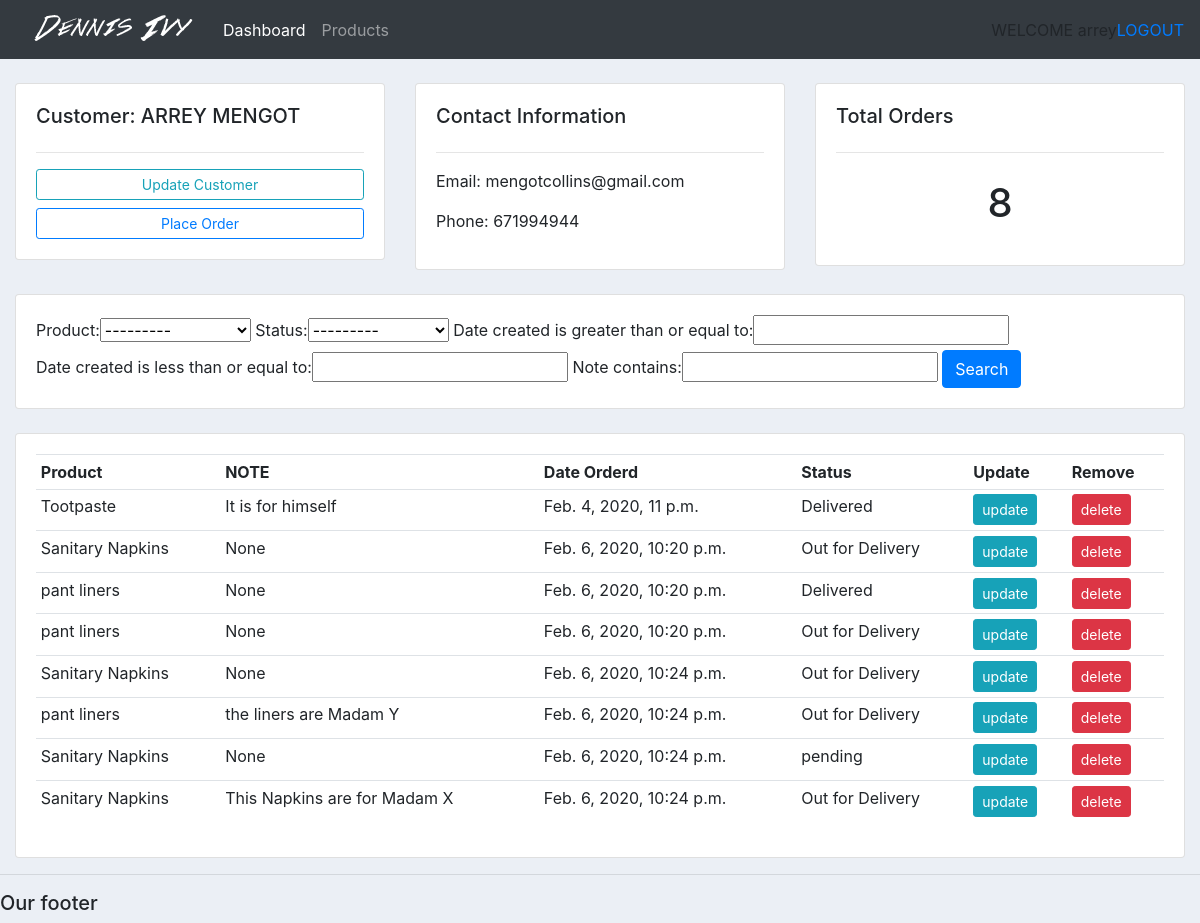
The page /customer/2/ (signed in) on the database its author committed.
### accounts/models.py (models this page shows, shortened)
class Customer(models.Model):
	name = models.CharField(max_length=200, null=True)
	phone= models.CharField(max_length=200, null=True)
	email = models.CharField(max_length=200, null=True)
	date_created= models.DateTimeField(auto_now_add=True)

class Order(models.Model):
	STATUS = (
		('pending', 'pending'),
		('Out for Delivery', 'Out for Delivery'),
		('Delivered', 'Delivered'),
		)
	customer = models.ForeignKey(Customer, null=True, on_delete=models.SET_NULL)
	product = models.ForeignKey(Product, null=True, on_delete=models.SET_NULL)
	date_created = models.DateTimeField(auto_now_add=True)
	status = models.CharField(max_length=200, choices=STATUS)
	note = models.CharField(max_length=1000, null=True)

class Product(models.Model):
	CATEGORY = (
		('Indoor', 'Indoor'),
		('Out Door', 'Out Door'),
		)
	name=models.CharField(max_length=200, null=True)
	price = models.FloatField(null=True)
	description = models.CharField(max_length=200, null=True)
	category = models.CharField(max_length=200, choices=CATEGORY)
	tag = models.ManyToManyField(Tag)
	def __str__(self):
		return self.name

### accounts/views.py (the view)
# urls.py: path('customer/<int:pk>/', views.customer, name='customer'),
@login_required(login_url='login')
def customer(request, pk):
	customer = Customer.objects.get(id=pk)
	orders = customer.order_set.all()
	total_orders = orders.count()
	myFilter = OrderFilter(request.GET, queryset=orders)
	orders=myFilter.qs
	cntx = {'customer':customer, 'orders':orders, 'total_orders':total_orders, 'myfilter':myFilter}
	return render(request, 'accounts/customer.html', cntx)

### accounts/templates/accounts/customer.html
{%  extends 'accounts/main.html' %}
{% block content %}
	<br>
<div class="row">
	<div class="col-md">
		<div class="card card-body">
			<h5>Customer: {{customer.name}} </h5>
			<hr>
			<a class="btn btn-outline-info  btn-sm btn-block" href="">Update Customer</a>
			<a class="btn btn-outline-primary  btn-sm btn-block" href="{% url 'create_order' customer.id %}">Place Order</a>
		</div>
	</div>
	<div class="col-md">
		<div class="card card-body">
			<h5>Contact Information</h5>
			<hr>
			<p>Email: {{customer.email}}</p>
			<p>Phone: {{customer.phone}} </p>
		</div>
	</div>
	<div class="col-md">
		<div class="card card-body">
			<h5>Total Orders</h5>
			<hr>
			<h1 style="text-align: center;padding: 10px">{{total_orders}}</h1>
		</div>
	</div>
</div>
<br>
<div class="row">
	<div class="col">
		<div class="card card-body">
			<form method="get">
				{{myfilter.form.as_table}}
		    <button class="btn btn-primary" type="submit">Search</button>
		  </form>
		</div>
	</div>
</div>
<br>
<div class="row">
	<div class="col-md">
		<div class="card card-body">
			<table class="table table-sm">
				<tr>
					<th>Product</th>
					<th>NOTE</th>
					<th>Date Orderd</th>
					<th>Status</th>
					<th>Update</th>
					<th>Remove</th>
				</tr>
				{% for order in orders %}
					<tr>
						<td>{{order.product}}</td>
						<td>{{order.note}}</td>
						<td>{{order.date_created}}</td>
						<td>{{order.status}}</td>
						<td><a class="btn btn-sm btn-info" href="#">update</a></td>
						<td><a class="btn btn-sm btn-danger" href="#">delete</a></td>
					</tr>
				{% endfor %}
			</table>
		</div>
	</div>
</div>
{% endblock %}

### accounts/templates/accounts/navbar.html (shortened to what this page needs)
{% load static %}
<nav class="navbar navbar-expand-lg navbar-dark bg-dark">
  <img src=" {% static "images/logo.png" %} ">
  <div class="collapse navbar-collapse" id="navbarNav">
    <ul class="navbar-nav">
      <li class="nav-item active">
        <a class="nav-link" href=" {% url "home" %} ">Dashboard</a>
      </li>
      <li class="nav-item">
        <a class="nav-link" href=" {% url "products" %} ">Products</a>
      </li>
    </ul>
  </div>
  <span class="hello-msg">WELCOME {{request.user}}</span>
  <span class="hello-msg"><a href="{% url 'logout' %}"> LOGOUT</a></span>
</nav>

### static/css/main.css (style rules this page uses)
body { background-color: #ebeff5; }

### rows shown on the page
Customer: name "ARREY MENGOT", email "mengotcollins@gmail.com", phone "671994944"
Order: product "Tootpaste", note "It is for himself", date_created "Feb. 4, 2020, 11 p.m.", status "Delivered"
Order: product "Sanitary Napkins", note "None", date_created "Feb. 6, 2020, 10:20 p.m.", status "Out for Delivery"
Order: product "pant liners", note "None", date_created "Feb. 6, 2020, 10:20 p.m.", status "Delivered"
Order: product "pant liners", note "None", date_created "Feb. 6, 2020, 10:20 p.m.", status "Out for Delivery"
Order: product "Sanitary Napkins", note "None", date_created "Feb. 6, 2020, 10:24 p.m.", status "Out for Delivery"
Order: product "pant liners", note "the liners are Madam Y", date_created "Feb. 6, 2020, 10:24 p.m.", status "Out for Delivery"
Order: product "Sanitary Napkins", note "None", date_created "Feb. 6, 2020, 10:24 p.m.", status "pending"
Order: product "Sanitary Napkins", note "This Napkins are for Madam X", date_created "Feb. 6, 2020, 10:24 p.m.", status "Out for Delivery"

### other values the page prints
{{ request.user }} "arrey"
{{ total_orders }} "8"
